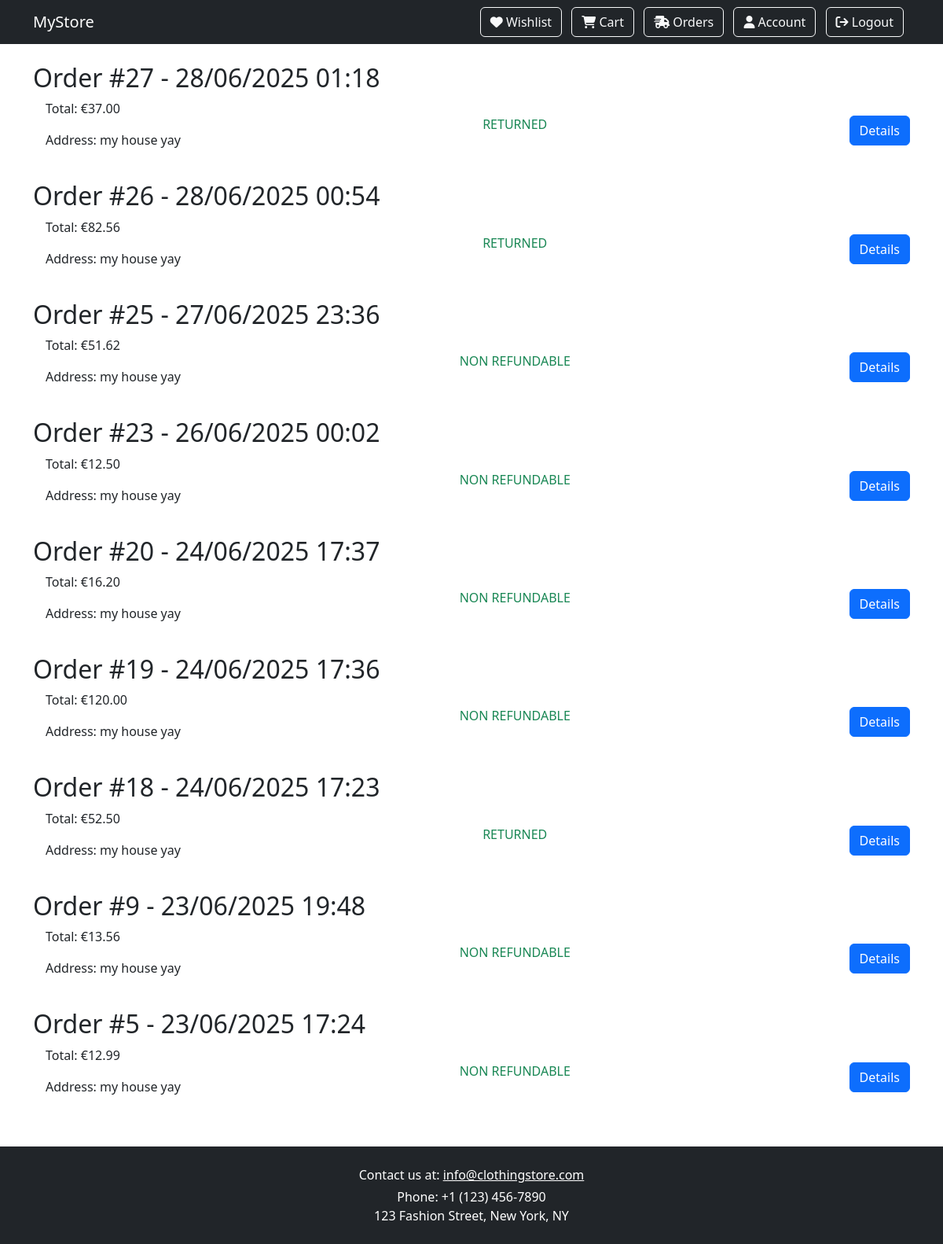
Screenshot of /shop/order/ (signed in) with the database file from the repository.
### shop/models.py (models this page shows, shortened)
class Order(models.Model):
    user = models.ForeignKey(Profile, on_delete=models.PROTECT, related_name="orders")
    total = models.DecimalField(max_digits=10, decimal_places=2, validators=[MinValueValidator(Decimal('0.00'))])
    date = models.DateTimeField(auto_now_add=True)
    address = models.CharField(max_length=255)
    status = models.ForeignKey(Status, on_delete=models.SET_NULL, null=True, blank=True, related_name="status")
    shipped_at = models.DateTimeField(null=True, blank=True)
    arrived_at = models.DateTimeField(null=True, blank=True)
    def update_status(self):
        if self.status.name == 'SHIPPED' and self.shipped_at:
            shipped_duration = timezone.now() - self.shipped_at
            if shipped_duration > timedelta(minutes=5):
                arrived_status = Status.objects.get(name='ARRIVED')
                self.status = arrived_status
                self.arrived_at = timezone.now()
                self.save()
    def non_refundable(self):
        if self.status.name == 'ARRIVED':
            refundable_time = timezone.now() - self.arrived_at
            if refundable_time > timedelta(minutes=5):
                non_refundable_status = Status.objects.get(name='NON REFUNDABLE')
                self.status = non_refundable_status
                self.save()

class Status(models.Model):
    name = models.CharField(max_length=50, unique=True)
    def __str__(self):
        return self.name
    class Meta:
        ordering = ['name']
        verbose_name_plural = "Statuses"

### shop/views.py (the view)
# urls.py: path("order/", views.OrderSummery.as_view(), name="order_summary"),
class OrderSummery(ListView):
    model = Order
    template_name = 'order_summary.html'
    context_object_name = 'orders'
    def get_context_data(self, **kwargs):
        context = super().get_context_data(**kwargs)
        user = self.request.user
        orders = Order.objects.filter(user__user=user).order_by('-date')
        for order in orders:
            order.update_status()
            order.non_refundable()
        context['orders'] = orders
        return context

### products/models.py (called while the page is built)
    def __str__(self):
        return self.name

### static/context_processors.py (called while the page is built)
def user_roles(request):
    user = request.user
    return {
        'is_client': user.is_authenticated and user.groups.filter(name='client').exists(),
        'is_manager': user.is_authenticated and user.groups.filter(name='manager').exists(),
        'is_admin': user.is_authenticated and user.is_superuser,
    }

### templates/order_summary.html (shortened to what this page needs)
{% extends 'base.html' %}
{% load static %}
{% block content %}
    {% for order in orders %}
        <div class="mb-4 cart-container">
            <h2>Order #{{ order.id }} - {{ order.date|date:"d/m/Y H:i" }}</h2>
            <div class="d-flex align-items-center justify-content-between">
                <div class="ms-3">
                    <p>Total: €{{ order.total }}</p>
                    <p>Address: {{ order.address }}</p>
                </div>
                <div class="ms-3">
                    <p class="text-success">{{ order.status }}</p>
                </div>
                <div class="ms-3 d-flex gap-3">
                    <button class="btn btn-primary" type="button" data-bs-toggle="collapse"
                            data-bs-target="#orderDetails{{ order.id }}">
                        Details
                    </button>
                </div>
            </div>
        </div>
    {% endfor %}
{% endblock %}

### static/css/base_style.css (style rules this page uses)
html, body { height: 100%; margin: 0; padding: 0; }
body { min-height: 100vh; display: flex; flex-direction: column; }

### rows the page displays
Order: id "27", date "28/06/2025 01:18", total "37.00", address "my house yay", status "RETURNED"
Order: id "26", date "28/06/2025 00:54", total "82.56", address "my house yay", status "RETURNED"
Order: id "25", date "27/06/2025 23:36", total "51.62", address "my house yay", status "NON REFUNDABLE"
Order: id "23", date "26/06/2025 00:02", total "12.50", address "my house yay", status "NON REFUNDABLE"
Order: id "20", date "24/06/2025 17:37", total "16.20", address "my house yay", status "NON REFUNDABLE"
Order: id "19", date "24/06/2025 17:36", total "120.00", address "my house yay", status "NON REFUNDABLE"
Order: id "18", date "24/06/2025 17:23", total "52.50", address "my house yay", status "RETURNED"
Order: id "9", date "23/06/2025 19:48", total "13.56", address "my house yay", status "NON REFUNDABLE"
Order: id "5", date "23/06/2025 17:24", total "12.99", address "my house yay", status "NON REFUNDABLE"
